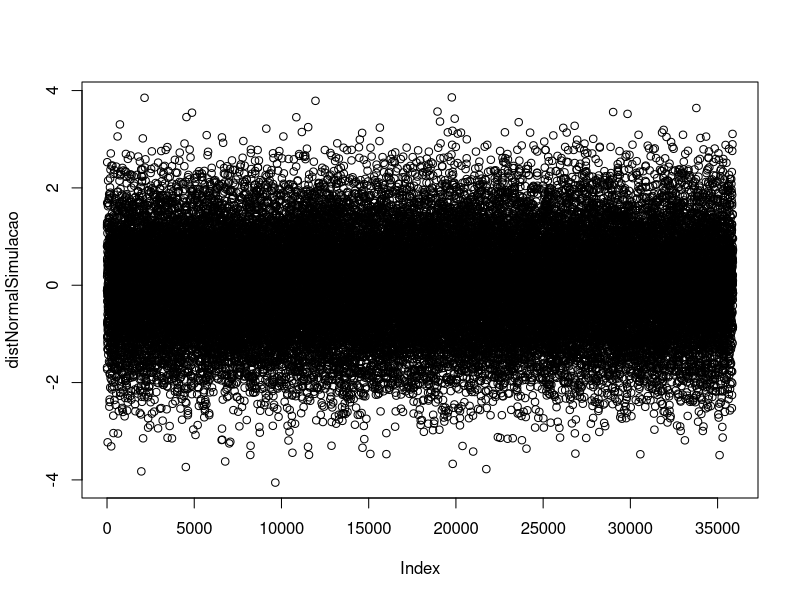

The R script that drew this image:
# bootstraping com função replicate
set.seed(123) # agora, não vamos mais usar como tarefa mas como execução ponto a ponto

?rnorm


distNormalSimulacao <- rnorm(runif(1,10000,100000))

?replicate
bootsDistNormal10 <- replicate(10, sample(distNormalSimulacao, 10, replace = TRUE)) # replicamos 10x a amostra, criando assim um bootstrapping
bootsDistNormal10

# calculando uma estatística com bootstrapping (10 amostras)
mediaBootsNormal10 <- replicate(10, mean(sample(distNormalSimulacao, 10, replace = TRUE))) # calculamos a média de 10 amostras de 10 casos
mediaBootsNormal50 <- replicate(50, mean(sample(distNormalSimulacao, 10, replace = TRUE))) # calculamos a média de 50 amostras de 10 casos
mediaBootsNormal100 <- replicate(100, mean(sample(distNormalSimulacao, 10, replace = TRUE))) # calculamos a média de 100 amostras de 10 casos

# vamos comparar???
mean(mediaBootsNormal10) # media do boostraping 10
mean(mediaBootsNormal50) # media do boostraping 50
mean(mediaBootsNormal100) # media do boostraping 100
mean(distNormalSimulacao) # media dos dados originais

plot(distNormalSimulacao)


